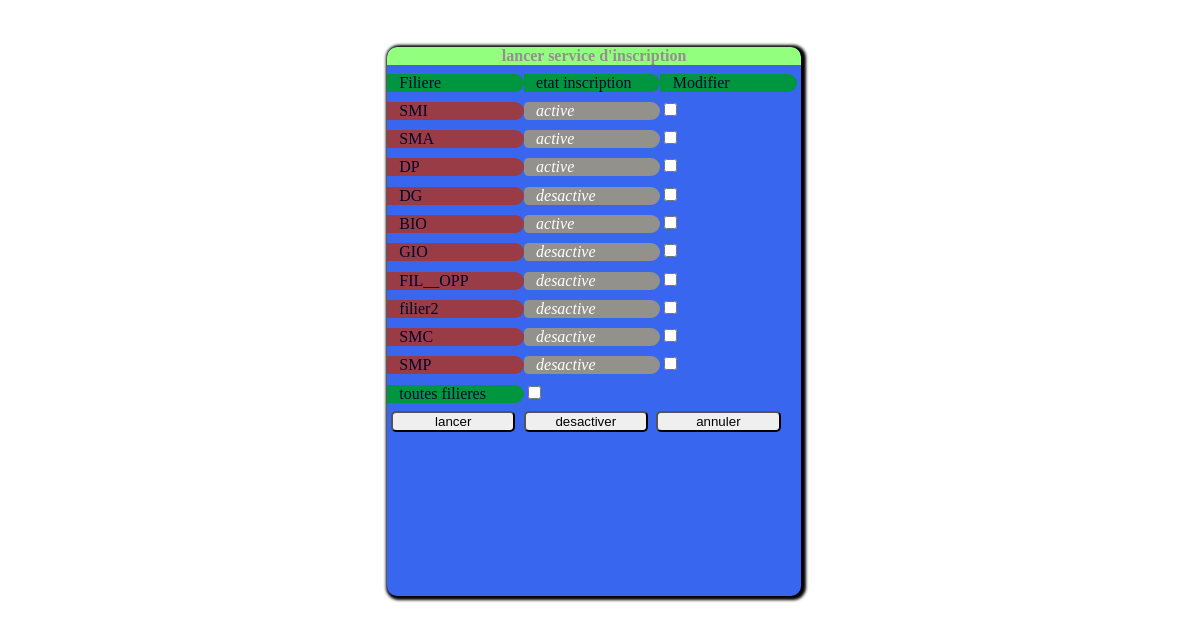
Page /app_admin/gerer_etd/gerer_insr.php (signed in) on the committed database.
### tables this page shows
CREATE TABLE IF NOT EXISTS `filiere` (
  `id_f` int(11) NOT NULL AUTO_INCREMENT,
  `nom_f` varchar(100) NOT NULL,
  `cin_cor` varchar(20) DEFAULT NULL,
  `id_d` int(11) NOT NULL,
  `nb_ins_anne` int(12) DEFAULT NULL,
  PRIMARY KEY (`id_f`),
  KEY `fk_fil_dep` (`id_d`),
  KEY `fk_fil_prof` (`cin_cor`)
);

### app_admin/modele/verify_connexion.php (called while the page is built, shortened)
<?php
function verify_connexion($table, $tabAssoc) {
    global $bdd;
    $req = 'select *from ' . $table . ' where ';
    $i = 1;
    foreach ($tabAssoc as $cle => $val) {
        if (is_string($val))
            $req.=$cle . '=\'' . $val . '\' ';
        else
            $req.=$cle . '=' . $val . ' ';
        if (($i++) < count($tabAssoc))
            $req.=' and ';
    }
    $result = $bdd->query($req);
    return TRUE;
}

### app_admin/gerer_etd/gerer_insr.php (the view, shortened to what this page needs)
<?php
include_once '../modele/connect_bdd.php';
function ttFiliere() {
    global $bdd;
    $result = $bdd->query('select nom_f,id_f,nb_ins_anne from filiere');
    $ret = $result->fetchAll();
    return $ret;
}
function afficherEtatIns($etat) {
    if (isset($etat) and !empty($etat) and $etat != NULL) {
        echo 'active';
    } else {
        echo 'desactive';
    }
}
?>
<html>
    <?php
    if (isset($_SESSION['ps']) and isset($_SESSION['mp']) and isset($_SESSION['nom']) and isset($_SESSION['pnom']) and isset($_SESSION['fct'])) {
        $cin = $_SESSION['ps'];
        $nom = $_SESSION['nom'];
        $pnom = $_SESSION['pnom'];
        $fct = $_SESSION['fct'];
        include_once ('../modele/verify_connexion.php');
        if (verify_connexion('administrateur', array('cin_ad' => $cin, 'nom_ad' => $nom, 'prenom_ad' => $pnom, 'fonction_ad' => $fct))) {
            $filieres = ttFiliere();
            if (isset($_GET['c']) and (strcmp($_GET['c'], 'lan') == 0 or strcmp($_GET['c'], 'des') == 0)) {
                $c = htmlspecialchars($_GET['c']);
                if (strcmp($c, 'lan') == 0) {
                    foreach ($_POST as $nom_fil => $id_fil) {
                        modifierNbInsFiliere($id_fil, TRUE);
                    }
                    echo '<p style="align:center;height:20%;color:green;font-size:x-large;background-color:orange;border-radius:10px;">
                            Le service d\'inscription et Active<br/>
                            pour les filirees selectiones...</p>';
                    echo '<script>setTimeout(function(){
                            document.location="gerer_insr.php";
                            },2500);</script>';
                } else {
                    foreach ($_POST as $nom_fil => $id_fil) {
                        modifierNbInsFiliere($id_fil);
                    }
                    echo '<p style="align:center;height:20%;color:yellow;font-size:x-large;background-color:#8888dd;border-radius:10px;">
                            Le service d\'inscription est desactive<br/>
                            pour les filirees selectiones...</p>';
                    echo '<script>setTimeout(function(){
                            document.location="gerer_insr.php";
                            },2500);</script>';
                }
            } else {
                ?>
                <head>
                    <link rel="stylesheet" href="../files/styles/gerer_insr_style.css"/>
                </head>
                <body>
                    <form action="" method="post" id="form_ins">
                        <p id="titre">lancer service d'inscription</p>
                        <p><label>Filiere</label><label>etat inscription</label><label>Modifier</label> </p>
                        <div id="fils_insc">
                            <?php
                            foreach ($filieres as $valArray) {
                                ?>
                                <p><label for="<?php echo $valArray['nom_f']; ?>"><?php echo $valArray['nom_f']; ?></label><em><?php afficherEtatIns($valArray['nb_ins_anne']); ?></em><input type="checkbox" value="<?php echo $valArray['id_f']; ?>" name="<?php echo $valArray['nom_f']; ?>" id="<?php echo $valArray['nom_f']; ?>"/></p>
                                <?php
                            }
                            ?>
                        </div>
                        <p><label for="tt_fils">toutes filieres</label><input type="checkbox" value="tt_fils" id="tt_fils"/></p>
                        <p id="btns"><input type="submit" value="lancer" id="lancer"/><input type="submit" value="desactiver" id="desactiver"/><input type="reset" value="annuler" id="annuler"/></p>
                    </form>
                </body>
                <?php
            }
        } else {
            include_once '../modele/deconnect_admin.php';
            header("Location: ../accueil_admin.php");
        }
    } else {
        include_once '../modele/deconnect_admin.php';
        header("Location: ../accueil_admin.php");
    }
    ?>
</html>

### app_admin/files/styles/gerer_insr_style.css (style rules this page uses)
form { background-color: #3866ef; margin:0%; padding: 0%; width:35%; height:70%; margin-left: 32%; margin-top: 4%; border-radius: 10px; -webkit-border-radius: 10px; box-shadow: 2px 1px 3px 3px black; -webkit-box-shadow: 2px 1px 3px 3px black; border:none; overflow: scroll; }
form #titre { margin:0%; border-radius: 10px 10px 0px 0px; -webkit-border-radius: 10px 10px 0px 0px; color:#93918b; background-color: #93ff7f; text-align: center; font-weight: bold; font-family: andalus; }
form p { margin: 0%; margin-top:2%; }
form p label { display: inline-block; width:30%; padding: 0%; margin: 0%; background-color: #009640; color:#00072e; border-radius: 0px 10px 10px 0px; -webkit-border-radius: 0px 10px 10px 0px; padding-left: 3%; cursor: pointer; }
form p em { display: inline-block; width:30%; padding: 0%; margin: 0%; background-color: #93918b; color: white; border-radius: 5px 10px 10px 5px; -webkit-border-radius: 5px 10px 10px 5px; padding-left: 3%; }
form div label { background-color: #9a3c45; }
#btns input { display: inline-block; width:30%; margin-left: 1%; margin-right: 1%; border-radius: 5px; -webkit-border-radius: 5px; cursor: pointer; }
#btns { margin-bottom: 2%; }

### rows in the picture
filiere: nom_f "SMI", nb_ins_anne "active"
filiere: nom_f "SMA", nb_ins_anne "active"
filiere: nom_f "DP", nb_ins_anne "active"
filiere: nom_f "DG", shows "desactive"
filiere: nom_f "BIO", nb_ins_anne "active"
filiere: nom_f "GIO", shows "desactive"
filiere: nom_f "FIL__OPP", shows "desactive"
filiere: nom_f "filier2", shows "desactive"
filiere: nom_f "SMC", shows "desactive"
filiere: nom_f "SMP", shows "desactive"
